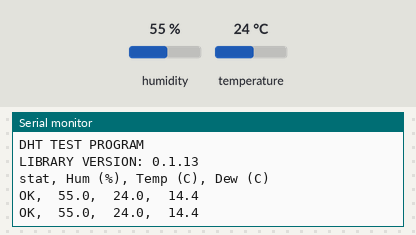
The sketch below on a simulated Arduino Uno, built with avr-gcc and run on an emulated ATmega328P. On the bench: the last lines printed to the serial monitor. Wiring (inferred from the names in the program): DHT22 sensor: data pin 6. The inputs (shaded band) are chosen by the test bench; at power-on: humidity 55 %, temperature 24 °C.

Above: at 3.3 s.
3.4 s: humidity set to 22 %
At 6.0 s:
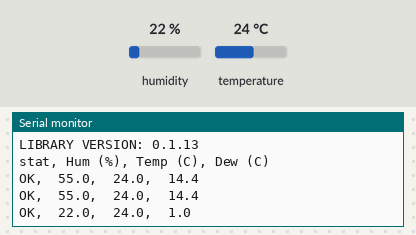
6.7 s: temperature set to 12 °C
At 8.1 s:
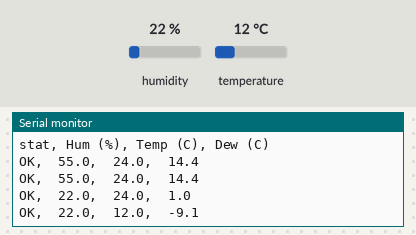
10.0 s: humidity set to 40 %
At 11.5 s:
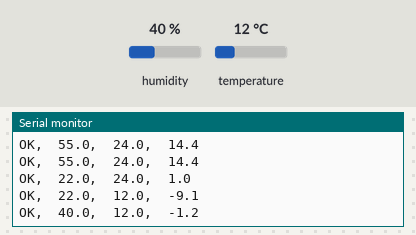
Timing chart, 0 to 13.0 s (numbered marks = the images above; inputs shaded):
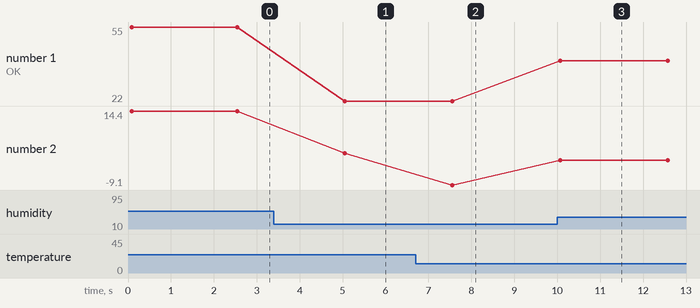

The sketch:

dht_test.ino
```cpp
#include <dht.h>

dht DHT;

#define DHT22_PIN 6

void setup()
{
  Serial.begin(9600);
  Serial.println("DHT TEST PROGRAM ");
  Serial.print("LIBRARY VERSION: ");
  Serial.println(DHT_LIB_VERSION);
  Serial.println();
  Serial.println("stat, Hum (%), Temp (C), Dew (C)");
}

void loop()
{
  // READ DATA

  int chk = DHT.read22(DHT22_PIN);
  float dew = dewPoint(DHT.temperature, DHT.humidity);

  switch (chk)
  {
    case DHTLIB_OK:
		Serial.print("OK,\t");
		break;
    case DHTLIB_ERROR_CHECKSUM:
		Serial.print("Checksum error,\t");
		break;
    case DHTLIB_ERROR_TIMEOUT:
		Serial.print("Time out error,\t");
		break;
    default:
		Serial.print("Unknown error,\t");
		break;
  }

  // DISPLAY DATA
  Serial.print(DHT.humidity, 1);
  Serial.print(",\t");
  Serial.print(DHT.temperature, 1);
  Serial.print(",\t");
  Serial.println(dew, 1);
  delay(2500);
}

// dewPoint function NOAA
// reference (1) : http://wahiduddin.net/calc/density_algorithms.htm
// reference (2) : http://www.colorado.edu/geography/weather_station/Geog_site/about.htm
//
double dewPoint(double celsius, double humidity)
{
    // (1) Saturation Vapor Pressure = ESGG(T)
    double RATIO = 373.15 / (273.15 + celsius);
    double RHS = -7.90298 * (RATIO - 1);
    RHS += 5.02808 * log10(RATIO);
    RHS += -1.3816e-7 * (pow(10, (11.344 * (1 - 1/RATIO ))) - 1) ;
    RHS += 8.1328e-3 * (pow(10, (-3.49149 * (RATIO - 1))) - 1) ;
    RHS += log10(1013.246);

    // factor -3 is to adjust units - Vapor Pressure SVP * humidity
    double VP = pow(10, RHS - 3) * humidity;

    // (2) DEWPOINT = F(Vapor Pressure)
    double T = log(VP/0.61078);   // temp var
    return (241.88 * T) / (17.558 - T);
}
```

Measured:
- after the input at 3.4 s, the serial monitor: prints a new line after 1.7 s (image 1)
- after the input at 6.7 s, the serial monitor: prints a new line after 0.86 s (image 2)
- after the input at 10.0 s, the serial monitor: prints a new line after 0.07 s (image 3)
- plotted number 1: 55 → 22 after the input at 3.4 s, 22 → 40 after the input at 10.0 s
- plotted number 2: 14.4 → 1 after the input at 3.4 s, 1 → -9.1 after the input at 6.7 s, -9.1 → -1.2 after the input at 10.0 s
